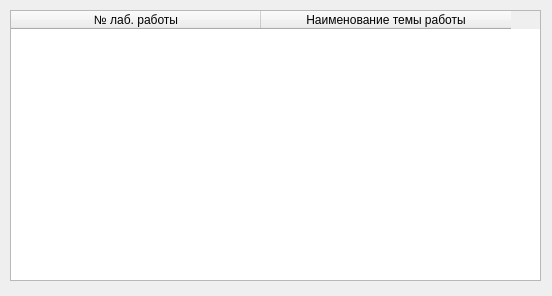
<?xml version="1.0" encoding="UTF-8"?>
<ui version="4.0">
 <class>OpenPracticFile</class>
 <widget class="QDialog" name="OpenPracticFile">
  <property name="geometry">
   <rect>
    <x>0</x>
    <y>0</y>
    <width>552</width>
    <height>296</height>
   </rect>
  </property>
  <property name="windowTitle">
   <string>Открыть файл лабораторной работы - RayTracing</string>
  </property>
  <widget class="QTableWidget" name="table_themes">
   <property name="geometry">
    <rect>
     <x>10</x>
     <y>10</y>
     <width>531</width>
     <height>271</height>
    </rect>
   </property>
   <property name="editTriggers">
    <set>QAbstractItemView::NoEditTriggers</set>
   </property>
   <attribute name="horizontalHeaderDefaultSectionSize">
    <number>250</number>
   </attribute>
   <column>
    <property name="text">
     <string>№ лаб. работы</string>
    </property>
   </column>
   <column>
    <property name="text">
     <string>Наименование темы работы</string>
    </property>
   </column>
  </widget>
 </widget>
 <resources/>
 <connections/>
</ui>
